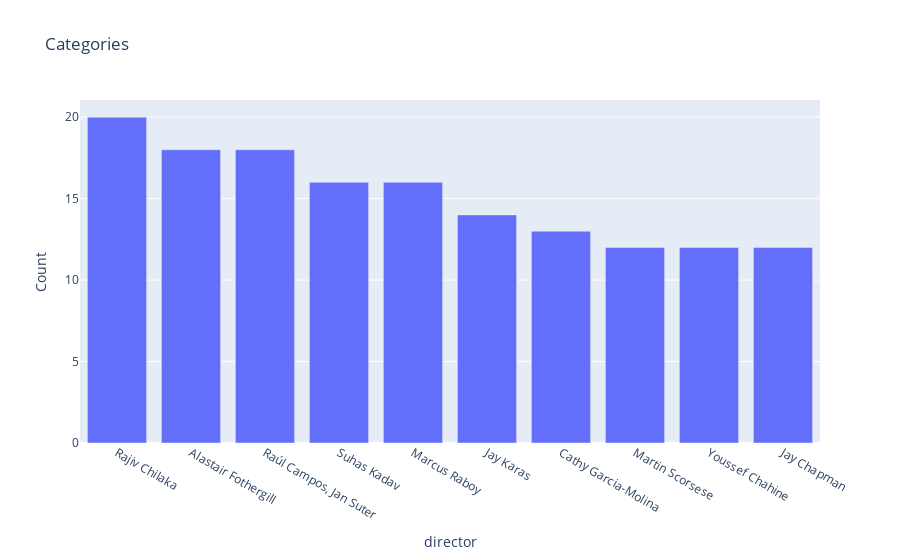

Notebook cell for this chart:
### Code cell
fig = px.bar(dr10, dr10.index, y=dr10.values, 
             labels={'x': 'listed_in', 'y': 'Count'},
             title='Categories')
fig.show()

### Figure 1 — Plotly figure (JSON) as saved in the notebook; plotly's stock layout.template omitted (floating-point values rounded to 4 significant figures)
{"data": [{"alignmentgroup": "True", "hovertemplate": "director=%{x}<br>Count=%{y}<extra></extra>", "legendgroup": "", "marker": {"color": "#636efa", "pattern": {"shape": ""}}, "name": "", "offsetgroup": "", "orientation": "v", "showlegend": false, "textposition": "auto", "type": "bar", "x": ["Rajiv Chilaka", "Alastair Fothergill", "Raúl Campos, Jan Suter", "Suhas Kadav", "Marcus Raboy", "Jay Karas", "Cathy Garcia-Molina", "Martin Scorsese", "Youssef Chahine", "Jay Chapman"], "xaxis": "x", "y": [20, 18, 18, 16, 16, 14, 13, 12, 12, 12], "yaxis": "y"}], "layout": {"barmode": "relative", "legend": {"tracegroupgap": 0}, "title": {"text": "Categories"}, "xaxis": {"anchor": "y", "domain": [0, 1], "title": {"text": "director"}}, "yaxis": {"anchor": "x", "domain": [0, 1], "title": {"text": "Count"}}}}
